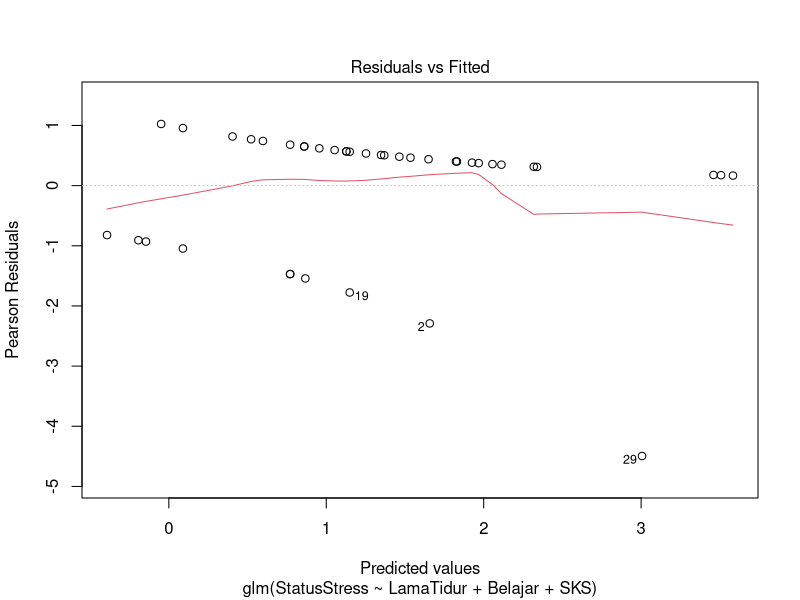
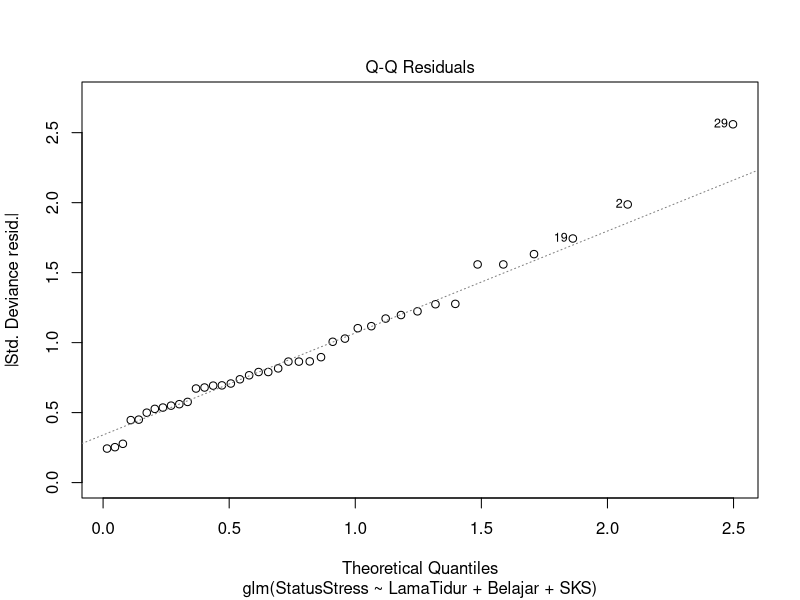
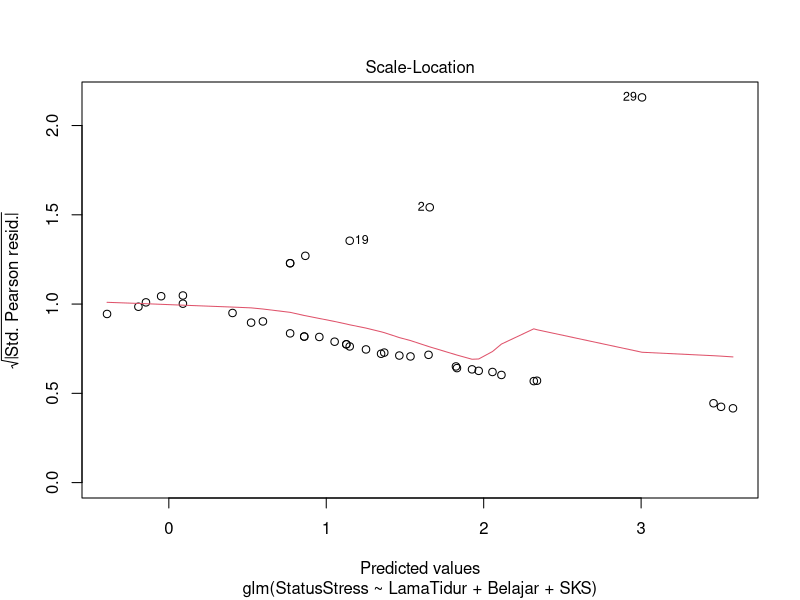
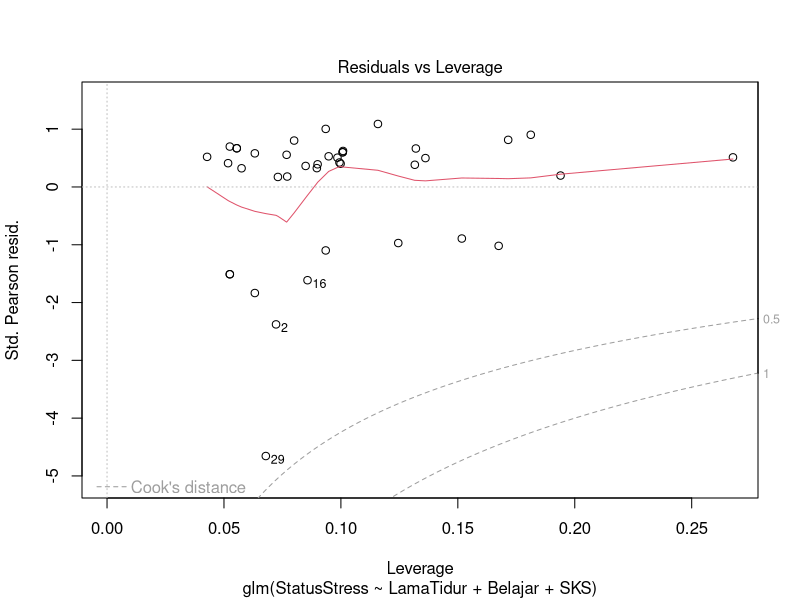

Write the R code that produced these figures, in order.
data <- data.frame(
  StatusStress = c(1,0,1,1,1,1,1,1,1,1,1,1,1,1,1,0,1,0,0,1,1,0,1,1,1,1,0,0,0,1,1,0,1,1,0,1,1,1,1,1),
  LamaTidur    = c(3,5,4,5,7,5,7,6,6,5,4,3,3,5.5,5,4.5,4,5,5,5,3,7,4,7,5,5,7.5,7,4,5,6,6,4,5.5,5,6,5,6,4,3),
  Belajar      = c(3.5,3,2,3,2,6,7,3.5,4,3,5,3,4,2,3,1.5,2,2,4,4,4,2,8,2.5,12,2,3,2,6,2,1,2,3,2,2,5,4,2,4,2),
  SKS          = c(24,20,23,24,20,23,21,24,20,18,22,24,24,20,24,23,24,23,24,23,17,23,20,23,24,20,23,24,20,23,20,24,19,20,23,24,24,24,23,24)
)
str(data)

model <- glm(StatusStress ~ LamaTidur + Belajar + SKS,
             data = data,
             family = binomial)
summary(model)

exp(coef(model))

anova(model, test = "Chisq")

plot(model)
